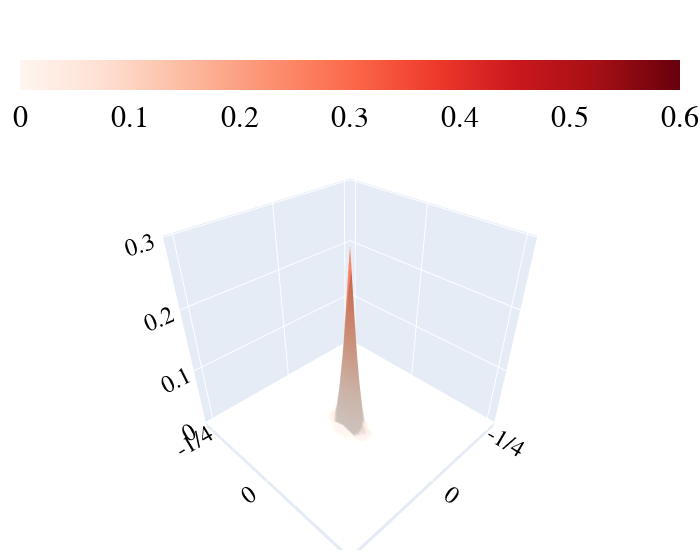

Notebook source saved alongside this figure:
### Code cell
import plotly.express as px
import plotly.graph_objects as go
import plotly.figure_factory as ff


x, y = np.linspace(0, nkx-1, nkx), np.linspace(0, nky-1, nky)
X,Y = np.meshgrid(x,y)
#fig = go.Figure(data=[go.Surface(z=ψ[0,:].reshape(nkx,nky,nkz)[:,:,16], x=x, y=y,
fig = go.Figure(data=[go.Surface(z=ψ[0,:].reshape(nkx,nky,nkz)[:,:,int(nkz/2)], x=x, y=y,
                        colorscale='Reds',cmin=0,cmax=0.6, colorbar = dict(tickfont=dict(
                            color='black',size=30,family='Old Standard TT, serif',),orientation='h')   )])
#fig = ff.create_trisurf(z=ψ[0,:].reshape(32,32,32)[:,:,16], x=X, y=Y)

fig.update_layout(scene = dict(
                    xaxis = dict( title = ' ',
                        ticktext= [r'-1/4',r'0',r'1/4'],
                        tickvals= [int(nkx/2)-int(nkx/4),int(nkx/2)-1,int(nkx/2)+int(nkx/4)-1],
                        range=[int(nkx/2)-int(nkx/4)-1,int(nkx/2)+int(nkx/4)],tickfont=dict(
                            color='black',
                            size=17,
                            family='Old Standard TT, serif',)),
                    yaxis = dict( title = ' ',
                        ticktext= [r'-1/4',r'0',r'1/4'],
                        tickvals= [int(nky/2)-int(nky/4),int(nky/2)-1,int(nky/2)+int(nky/4)-1],
                        range=[int(nky/2)-int(nky/4)-1,int(nky/2)+int(nky/4)],tickfont=dict(
                            color='black',
                            size=17,
                            family='Old Standard TT, serif',)) ,
                    zaxis = dict( title = ' ',
                            tickfont=dict(
                            color='black',
                            size=17,
                            family='Old Standard TT, serif',) )),
                    width=700,
                    margin=dict(r=10, l=10, b=10, t=10)
                  )


#fig.update_xaxes(range=[8, 23])
#fig.update_layout(xaxis = dict(range=[7,24]))
#fig.update_yaxes(range=[8, 23])


fig.show()

### Figure 1 — Plotly figure (JSON) as saved in the notebook; plotly's stock layout.template omitted (floating-point values rounded to 4 significant figures; data arrays with more than 128 entries replaced by an {"elided": "..."} marker saying what was removed)
{"data": [{"cmax": 0.6, "cmin": 0, "colorbar": {"orientation": "h", "tickfont": {"color": "black", "family": "Old Standard TT, serif", "size": 30}}, "colorscale": [[0, "rgb(255,245,240)"], [0.125, "rgb(254,224,210)"], [0.25, "rgb(252,187,161)"], [0.375, "rgb(252,146,114)"], [0.5, "rgb(251,106,74)"], [0.625, "rgb(239,59,44)"], [0.75, "rgb(203,24,29)"], [0.875, "rgb(165,15,21)"], [1, "rgb(103,0,13)"]], "type": "surface", "x": [0, 1, 2, 3, 4, 5, 6, 7, 8, 9, 10, 11, 12, 13, 14, 15, 16, 17, 18, 19, 20, 21, 22, 23, 24, 25, 26, 27, 28, 29, 30, 31, 32, 33, 34, 35, 36, 37, 38, 39, 40, 41, 42, 43, 44, 45, 46, 47], "y": [0, 1, 2, 3, 4, 5, 6, 7, 8, 9, 10, 11, 12, 13, 14, 15, 16, 17, 18, 19, 20, 21, 22, 23, 24, 25, 26, 27, 28, 29, 30, 31, 32, 33, 34, 35, 36, 37, 38, 39, 40, 41, 42, 43, 44, 45, 46, 47], "z": {"elided": "48x48 float values"}}], "layout": {"margin": {"b": 10, "l": 10, "r": 10, "t": 10}, "scene": {"xaxis": {"range": [11, 36], "tickfont": {"color": "black", "family": "Old Standard TT, serif", "size": 17}, "ticktext": ["-1/4", "0", "1/4"], "tickvals": [12, 23, 35], "title": {"text": " "}}, "yaxis": {"range": [11, 36], "tickfont": {"color": "black", "family": "Old Standard TT, serif", "size": 17}, "ticktext": ["-1/4", "0", "1/4"], "tickvals": [12, 23, 35], "title": {"text": " "}}, "zaxis": {"tickfont": {"color": "black", "family": "Old Standard TT, serif", "size": 17}, "title": {"text": " "}}}, "width": 700}}
